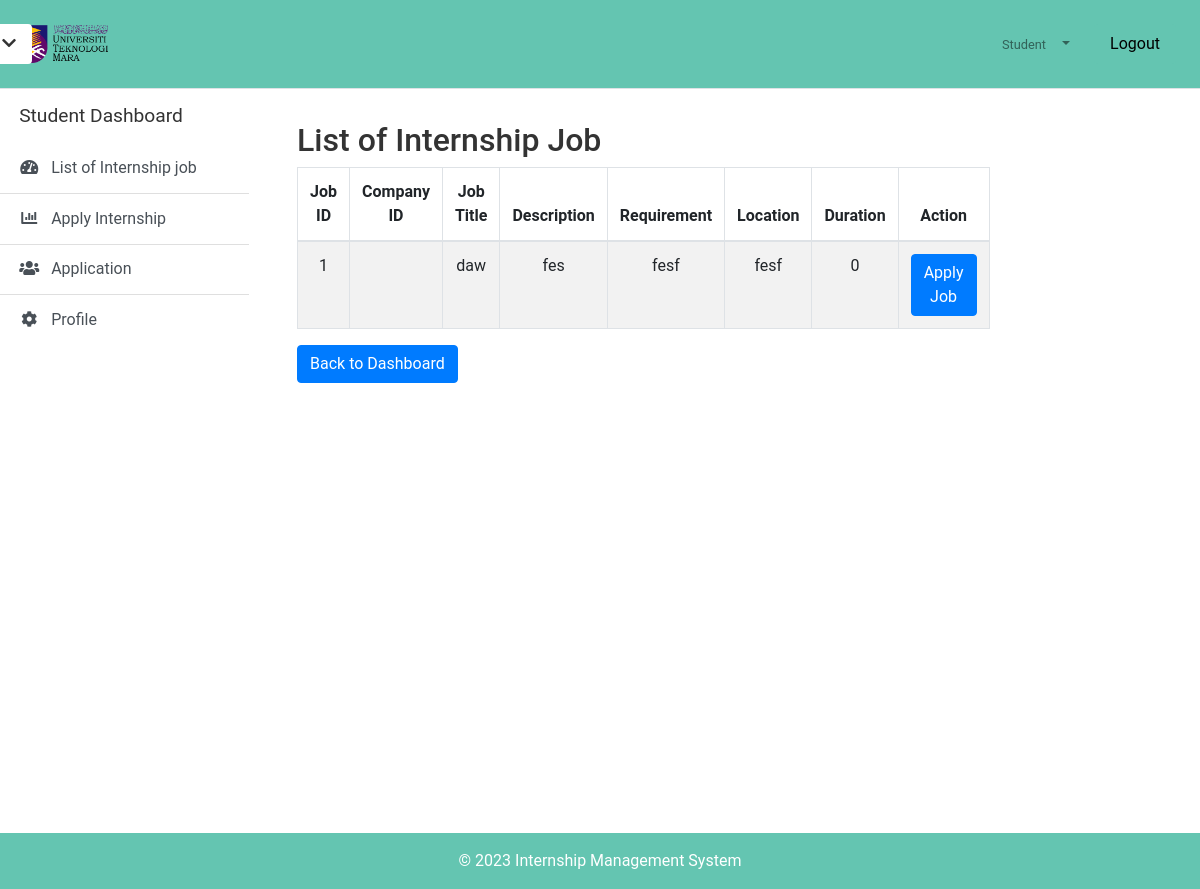
The page /joblist.php (signed in) on the database its author committed.
### tables this page shows
CREATE TABLE `internship_jobs` (
  `jobID` int(11) NOT NULL,
  `companyID` int(11) DEFAULT NULL,
  `jobtitle` varchar(100) NOT NULL,
  `description` text DEFAULT NULL,
  `requirements` text DEFAULT NULL,
  `location` varchar(20) DEFAULT NULL,
  `duration` int(11) DEFAULT NULL
);

### joblist.php (the view, shortened to what this page needs)
<!DOCTYPE html>
<html lang="en">
<head>
  <link rel="stylesheet" type="text/css" href="https://stackpath.bootstrapcdn.com/bootstrap/4.5.2/css/bootstrap.min.css"/>
  <link rel="stylesheet" type="text/css" href="dashboardstyle.css"/>
  <link rel="stylesheet" type="text/css" href="https://cdnjs.cloudflare.com/ajax/libs/font-awesome/5.15.3/css/all.min.css"/>
</head>
<body>
  <nav class="navbar navbar-expand-lg navbar-light border-bottom" style="background-color: #64C5B1;">
    <button class="btn btn-link" id="menu-toggle"><i class="fa fa-chevron-down"></i></button>
    <a href="#" class="d-flex align-items-center text-decoration-none ">
        <a href="studentdashboard.php" style="width:100px;"><img class="logo" src="uitmlogo.png" alt="logo"></a>
    </a>
    <div class="collapse navbar-collapse" id="navbarSupportedContent">
      <ul class="navbar-nav ml-auto">
        <li class="nav-item dropdown">
        <a class="nav-link dropdown-toggle" href="#" id="userDropdown" role="button" data-toggle="dropdown" aria-haspopup="true" aria-expanded="false">    <ion-icon name="person-outline"></ion-icon>
          <span class="company_name mr-1 d-none d-lg-inline text-gray-600 big"> &nbsp;<span class="company_role mr-1 d-none d-lg-inline text-gray-600 small">Student</span>
        </li>
        <li class="nav-item">
        <button class="btn btn-link" id="logout-toggle">
            <a href="logout.php" style="text-decoration: none; color: #000; font-size: 16px;">Logout</a></button>
        </li>
      </ul>
    </div>
  </nav>
  <div class="d-flex" id="wrapper">
    <div class="border-right" id="sidebar-wrapper" style="background-color: transparent;">
      <div class="sidebar-heading">Student Dashboard</div>
      <div class="list-group list-group-flush">
        <a href="joblist.php" class="list-group-item list-group-item-action"><i class="fas fa-tachometer-alt fa-fw mr-2"></i> List of Internship job </a>
        <a href="applyinternship.php" class="list-group-item list-group-item-action"><i class="fas fa-chart-bar fa-fw mr-2"></i> Apply Internship </a>
        <a href="#" class="list-group-item list-group-item-action"><i class="fas fa-users fa-fw mr-2"></i> Application </a>
        <a href="editprofilestudent.php" class="list-group-item list-group-item-action"><i class="fas fa-cog fa-fw mr-2"></i> Profile </a>
      </div>
    </div>
    <div id="page-content-wrapper">
      <div class="container-fluid">
        <div class="row">
          <div class="col-lg-9">
            <h2>List of Internship Job</h2>
    <?php
    $servername = "localhost";
    $username = "root";
    $password = "";
    $dbname = "test";
    $dbc = new mysqli($servername, $username, $password, $dbname);
    $query = "SELECT jobID, companyID, jobtitle, description, requirements, location, duration  FROM internship_jobs"; $response = @mysqli_query($dbc, $query);
    if ($response) {
    while($row = mysqli_fetch_array($response)){?>
    <table class="table table-bordered table-striped">
        <thead>
        <tr>
            <th class="text-center">Job ID</th>
            <th class="text-center">Company ID</th>
            <th class="text-center">Job Title</th>
            <th class="text-center">Description</th>
            <th class="text-center">Requirement</th>
            <th class="text-center">Location</th>
            <th class="text-center">Duration</th>
            <th class="text-center">Action</th>
        </tr>
        </thead>
        <tbody>
        <?php foreach ($response as $row) { ?>
            <tr>
                <td class="text-center"><?php echo ($row["jobID"]); ?></td>
                <td class="text-center"><?php echo ($row["companyID"]); ?></td>
                <td class="text-center"><?php echo ($row["jobtitle"]); ?></td>
                <td class="text-center"><?php echo ($row["description"]); ?></td>
                <td class="text-center"><?php echo ($row["requirements"]); ?></td>
                <td class="text-center"><?php echo ($row["location"]); ?></td>
                <td class="text-center"><?php echo ($row["duration"]); ?></td>
                <td class="text-center">
                    <form action="applyinternship.php" method="post">
                        <button type="submit" class="btn btn-primary">Apply Job</button>
                    </form>
                </td>
            </tr>
        <?php } ?>
        </tbody>
    </table><?php } }
        ?>
    <a href="studentdashboard.php" class="btn btn-primary">Back to Dashboard</a>
            </div>
        </div>
      </div>
    </div>
  </div>
  <footer>
    &copy; 2023 Internship Management System
</footer>
</body>
</html>

### dashboardstyle.css (style rules this page uses)
body { font-family: 'Roboto', sans-serif; font-size: 16px; line-height: 1.5; color: #333; }
.logo { cursor: pointer; max-width:100%; max-height:100%; }
.navbar-collapse { flex-grow: 0; width: 100%; padding: 1rem 0; transition: all 0.3s ease-in-out; }
.navbar-nav { display: flex; align-items: center; justify-content: flex-end; }
.nav-item { margin: 0 0.5rem; }
.nav-link { color: #fff; text-decoration: none; padding: 0.5rem 1rem; transition: all 0.3s ease-in-out; }
.dropdown-toggle { padding: 0; background-color: transparent; border: none; }
#wrapper { display: flex; width: 100%; height: 100vh; transition: all 0.3s ease; }
#sidebar-wrapper { min-width: 250px; max-width: 250px; background-color: white; position: relative; z-index: 1000; height: 0vh; transition: all 0.3s ease; }
#sidebar-wrapper .sidebar-heading { padding: 0.8rem 1.2rem; font-size: 1.2rem; }
#sidebar-wrapper .list-group { width: 100%; }
#sidebar-wrapper .list-group-item { border-radius: 0; padding: 0.8rem 1.2rem; transition: all 0.3s ease; }
#page-content-wrapper { width: 100%; min-height: 100vh; padding: 2rem; transition: all 0.3s ease; }
#menu-toggle { display: block; position: absolute; top: 1.5rem; right: 73rem; padding: 0.5rem 1rem; color: #333; background-color: transparent; border: none; transition: all 0.3s ease; background-color: #fff; }
#logout-toggle { display: block; padding: 0.5rem 1rem; background-color: transparent; border: none; transition: all 0.3s ease; background-color:#64C5B1; }
form { display: grid; gap: 15px; }
button { background-color: lightgray; color: black; padding: 10px 20px; border: none; border-radius: 5px; cursor: pointer; transition: background-color 0.3s ease; }
footer { text-align: center; padding: 1em; background-color: #64C5B1; color: white; position: fixed; bottom: 0; width: 100%; }

### rows shown on the page
internship_jobs: jobID "1", jobtitle "daw", description "fes", requirements "fesf", location "fesf", duration "0"
